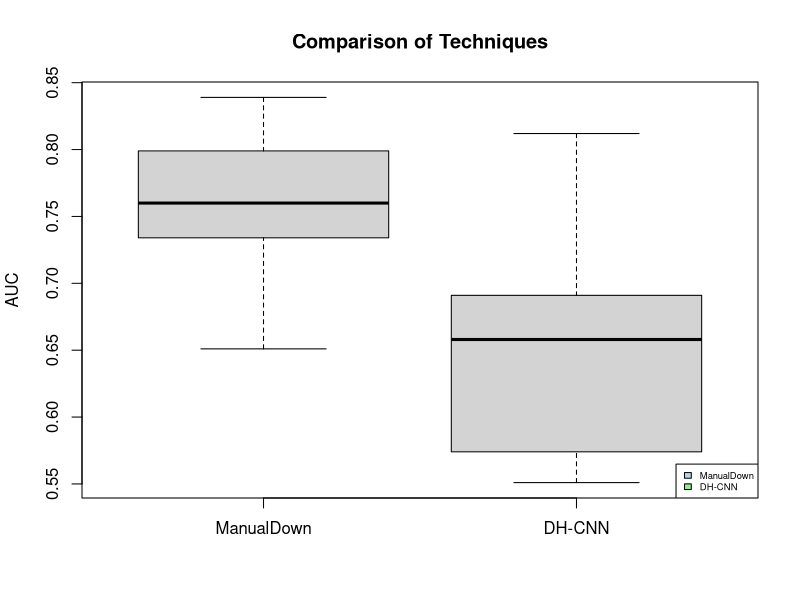

R code for this plot:
# 读取CSV文件
data <- read.csv("4-(TR24Abdu)AUCandF1.csv", header = TRUE)

# 检查数据框的前几行，确保数据正确导入
head(data)

# 替换列名中的点为下划线
colnames(data) <- gsub("\\.", "_", colnames(data))

# 使用原始数据绘制箱型图
boxplot(data$manualDown_AUC, data$DH_CNN_AUC,
        names=c("ManualDown", "DH-CNN"),
        main="Comparison of Techniques" , ylab="AUC")

# 添加图例说明，并调整位置以避免遮挡图像
legend( legend=c("ManualDown", "DH-CNN"), 
        fill=c("lightblue", "lightgreen", "pink"),
        "bottomright",cex=0.565) # cex调整图例大小